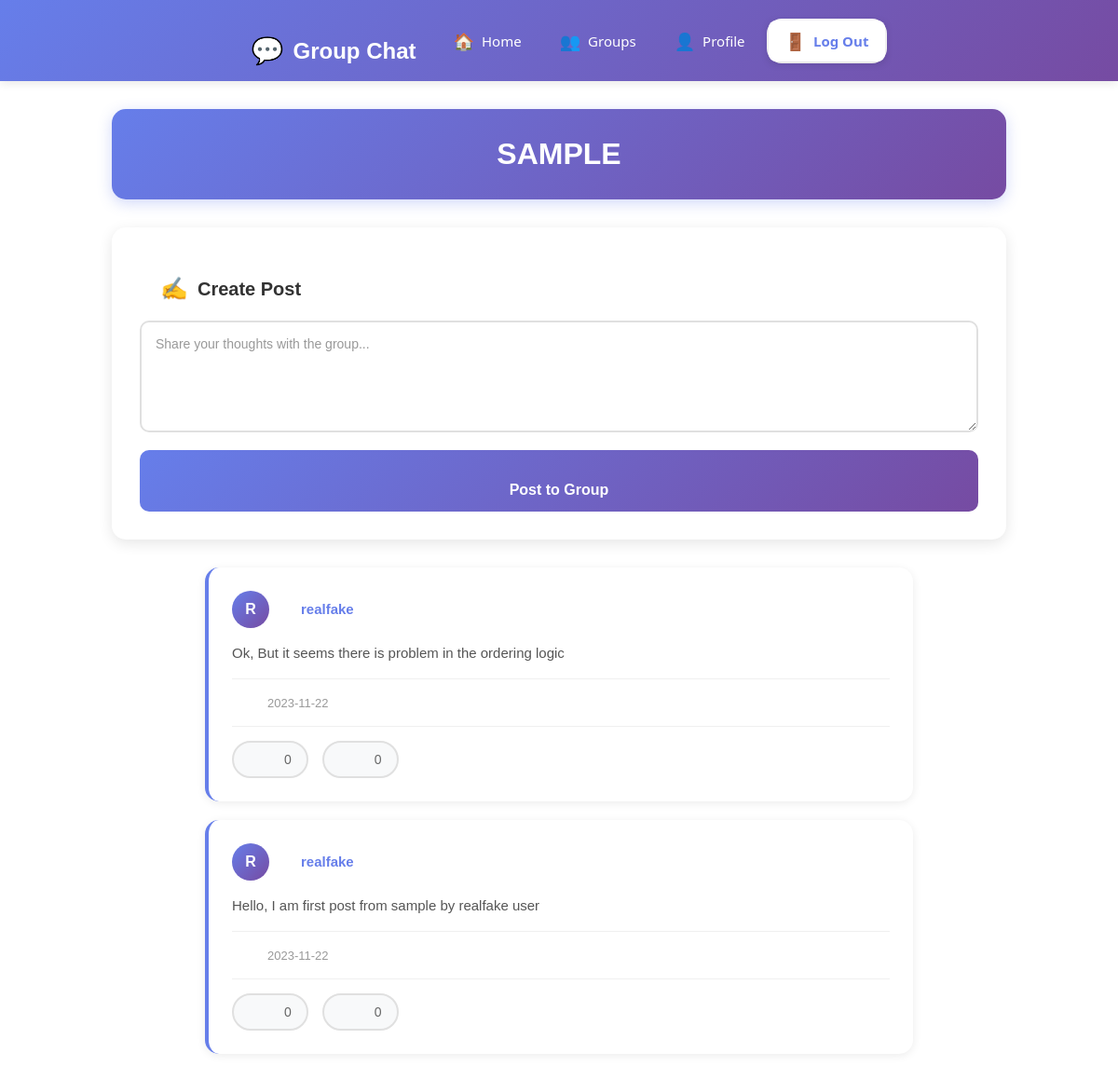
Page /group/sample (signed in) on the committed database.
### tables this page shows
CREATE TABLE user_group (
                id INTEGER PRIMARY KEY AUTOINCREMENT,
                name TEXT UNIQUE NOT NULL
            );

CREATE TABLE posts (
                id INTEGER PRIMARY KEY AUTOINCREMENT,
                content TEXT NOT NULL,
                user_id INTEGER NOT NULL,
                group_id INTEGER NOT NULL,
                doc DATE DEFAULT CURRENT_DATE,
                FOREIGN KEY (user_id) REFERENCES user(id),
                FOREIGN KEY (group_id) REFERENCES user_group(id)
            );

CREATE TABLE user (
                id INTEGER PRIMARY KEY AUTOINCREMENT,
                username TEXT UNIQUE NOT NULL,
                password TEXT NOT NULL
            );

### app.py (the view, shortened to what this page needs)
@app.route("/group/<group_name>", methods=["GET", "POST"])
def group_discussion(group_name):
    if not is_authenticated():
        flash("Please log in to access this page.", "warning")
        return redirect(url_for("login"))
    if group_db.check_group(group=group_name) is False:
        flash(f"Group '{group_name}' not found.", "error")
        return redirect(url_for("group_ops"))
    community = group_db.get_current_connection(user_id=session["user_id"])
    if group_name not in [group[0] for group in community]:
        flash(f"You are not a member of Group '{group_name}'. Please join the group to view this forum.", "warning")
        return redirect(url_for("group_ops"))
    post_form = CreatePostForm()
    forum = {"group_name": group_name, "posts": []}
    posts = post_db.get_posts(group=group_name)
    if posts is not None:
        enhanced_posts = []
        for post in posts:
            post_data = {
                'username': post[0],
                'content': post[1],
                'date': post[2],
                'post_id': post[3],
                'like_count': post_db.get_like_count(post[3]),
                'comment_count': post_db.get_comment_count(post[3]),
                'user_has_liked': post_db.user_has_liked(post[3], session["user_id"]),
                'comments': post_db.get_comments(post[3])
            }
            enhanced_posts.append(post_data)
        forum["posts"] = enhanced_posts
    return render_template("discussion.html", forum=forum, post_form=post_form)

### src/forms.py
class CreatePostForm(FlaskForm):
    content = TextAreaField('Post Content', validators=[
        DataRequired(message="Post content cannot be empty"),
        Length(max=5000, message="Post content is too long (maximum 5000 characters)")
    ])

### app.py (called while the page is built)
def is_authenticated():
    return 'user_id' in session and session['user_id'] is not None

### src/database_handler.py (called while the page is built)
    def get_current_connection(self, user_id: int):
        groups_name = self.db.execute(
            """
                            SELECT user_group.name
                            FROM group_member
                            JOIN user_group ON user_group.id = group_member.group_id
                            WHERE group_member.user_id=?
                        """,
            (user_id,),
        ).fetchall()
        return groups_name

    def check_group(self, group):
        group_record = self.db.execute(
            "SELECT id FROM user_group WHERE name = ?", (group,)
        ).fetchone()
        return bool(group_record)

    def get_posts(self, group):
        try:
            group_id = self.db.execute(
                "SELECT id FROM user_group WHERE name = ?", (group,)
            ).fetchone()
            if not group_id:
                logging.warning(f"Get posts failed - group '{group}' not found")
                return None
            posts = self.db.execute(
                """
                SELECT user.username, posts.content, posts.doc, posts.id
                FROM user
                JOIN posts ON user.id = posts.user_id
                WHERE group_id = ?
                ORDER BY posts.id DESC
            """,
                (group_id[0],),
            ).fetchall()
            logging.info(f"Retrieved {len(posts)} posts for group '{group}'")
            return posts
        except sqlite3.Error as err:
            logging.error(f"get_posts: {err}")
            return None

    def get_comments(self, post_id: int):
        try:
            comments = self.db.execute("""
                SELECT u.username, c.comment, c.commented_on
                FROM comment c
                JOIN user u ON c.user_id = u.id
                WHERE c.post_id = ?
                ORDER BY c.commented_on ASC
            """, (post_id,)).fetchall()
            return comments
        except Exception as e:
            logging.error(f"Error fetching comments: {e}")
            return []

### templates/discussion.html (shortened to what this page needs)
{% extends "index_layout.html" %}
{% block index_layout %}
<div class="discussion-page">
    <div class="group-header">
        <h1>{{ forum["group_name"].upper() }}</h1>
    </div>
    <div class="create-post-section">
        <h2>Create Post</h2>
        <form action="#" method="POST">
            <div class="form-group">
                {{ post_form.content(
                rows="5",
                placeholder="Share your thoughts with the group...",
                class="post-textarea"
                ) }}
            </div>
            <button type="submit" class="post-btn">
                <ion-icon name="send-outline"></ion-icon>
                Post to Group
            </button>
        </form>
    </div>
    <div class="posts-container">
        {% if forum["posts"] %}
        {% for post in forum["posts"] %}
        <div class="post-card" data-post-id="{{ post.post_id }}">
            <div class="post-author">
                <div class="author-avatar">
                    {{ post.username[0].upper() }}
                </div>
                <div class="author-info">
                    <p class="author-name">
                        <a href="#">{{ post.username }}</a>
                    </p>
                </div>
            </div>
            <div class="post-content">
                {{ post.content }}
            </div>
            <div class="post-meta">
                <ion-icon name="time-outline"></ion-icon>
                <span>{{ post.date }}</span>
            </div>
            <div class="post-actions">
                <button class="action-btn like-btn {% if post.user_has_liked %}liked{% endif %}"
                    onclick="toggleLike('{{ post.post_id }}')">
                    <ion-icon name="{% if post.user_has_liked %}heart{% else %}heart-outline{% endif %}"></ion-icon>
                    <span class="like-count">{{ post.like_count }}</span>
                </button>
                <button class="action-btn comment-btn" onclick="toggleComments('{{ post.post_id }}')">
                    <ion-icon name="chatbubble-outline"></ion-icon>
                    <span class="comment-count">{{ post.comment_count }}</span>
                </button>
            </div>
        </div>
        {% endfor %}
        {% else %}
        <div class="empty-state">
            <p>No posts yet. Be the first to share something!</p>
        </div>
        {% endif %}
    </div>
</div>
{% endblock %}

### static/css/main.css (style rules this page uses)
*, *::before, *::after { margin: 0; padding: 0; box-sizing: border-box; }
body { min-height: 100vh; font-family: "Franklin Gothic Medium", "Arial Narrow", Arial, sans-serif; }
h2 { padding: 22px 22px 0; }
p { font-size: 18px; padding: 0 22px; line-height: 24px; }
a:link, a:visited { text-decoration: none; color: #333; }
ion-icon { height: 20px; width: 20px; display: flex; padding: 10px 8px 0 22px; }
.group-header { background-color: #4CAF50; color: white; text-align: center; margin-top: 0px; padding: 20px; font-size: 36px; font-weight: bold; }
.posts-container { max-width: 800px; margin: 20px auto; padding: 0 20px; }

### static/css/discussion.css (style rules this page uses)
.discussion-page { max-width: 1000px; margin: 0 auto; padding: 30px 20px; }
.group-header { text-align: center; background: linear-gradient(135deg, #667eea 0%, #764ba2 100%); color: white; padding: 30px; border-radius: 15px; margin-bottom: 30px; box-shadow: 0 4px 15px rgba(102, 126, 234, 0.3); }
.group-header h1 { margin: 0; font-size: 32px; font-weight: 700; }
.create-post-section { background: white; border-radius: 15px; padding: 30px; margin-bottom: 30px; box-shadow: 0 4px 15px rgba(0, 0, 0, 0.1); }
.create-post-section h2 { color: #333; font-size: 20px; margin: 0 0 20px 0; display: flex; align-items: center; gap: 10px; }
.create-post-section h2::before { content: "✍️"; font-size: 24px; }
.create-post-section textarea { width: 100%; padding: 15px; border: 2px solid #e0e0e0; border-radius: 10px; font-size: 14px; font-family: inherit; resize: vertical; min-height: 120px; transition: all 0.3s ease; box-sizing: border-box; }
.create-post-section textarea::placeholder { color: #999; }
.post-btn { width: 100%; padding: 14px; background: linear-gradient(135deg, #667eea 0%, #764ba2 100%); color: white; border: none; border-radius: 10px; font-size: 16px; font-weight: 600; cursor: pointer; transition: all 0.3s ease; margin-top: 15px; }
.posts-container { display: flex; flex-direction: column; gap: 20px; }
.post-card { background: white; border-radius: 15px; padding: 25px; box-shadow: 0 2px 10px rgba(0, 0, 0, 0.08); transition: all 0.3s ease; border-left: 4px solid #667eea; }
.post-author { display: flex; align-items: center; gap: 12px; margin-bottom: 15px; }
.author-avatar { width: 40px; height: 40px; border-radius: 50%; background: linear-gradient(135deg, #667eea 0%, #764ba2 100%); display: flex; align-items: center; justify-content: center; color: white; font-weight: 600; font-size: 16px; }
.author-info { flex: 1; }
.author-name { font-weight: 600; color: #333; margin: 0; font-size: 15px; }
.author-name a { color: #667eea; text-decoration: none; transition: color 0.3s ease; }
.post-content { color: #555; line-height: 1.6; margin: 15px 0; font-size: 15px; }
.post-meta { display: flex; align-items: center; gap: 8px; color: #999; font-size: 13px; margin-top: 15px; padding-top: 15px; border-top: 1px solid #f0f0f0; }
.post-meta ion-icon { font-size: 16px; }
.post-actions { display: flex; gap: 15px; margin-top: 15px; padding-top: 15px; border-top: 1px solid #f0f0f0; }
.action-btn { display: flex; align-items: center; gap: 8px; padding: 8px 16px; background: #f8f9fa; border: 2px solid #e0e0e0; border-radius: 20px; color: #666; font-size: 14px; font-weight: 500; cursor: pointer; transition: all 0.3s ease; }
.action-btn ion-icon { font-size: 18px; }

### rows in the picture
user_group: group_name "SAMPLE"
posts: username "R", username "realfake", content "Ok, But it seems there is problem in the ordering logic", date "2023-11-22", like_count "0", comment_count "0"
posts: username "R", username "realfake", content "Hello, I am first post from sample by realfake user", date "2023-11-22", like_count "0", comment_count "0"
